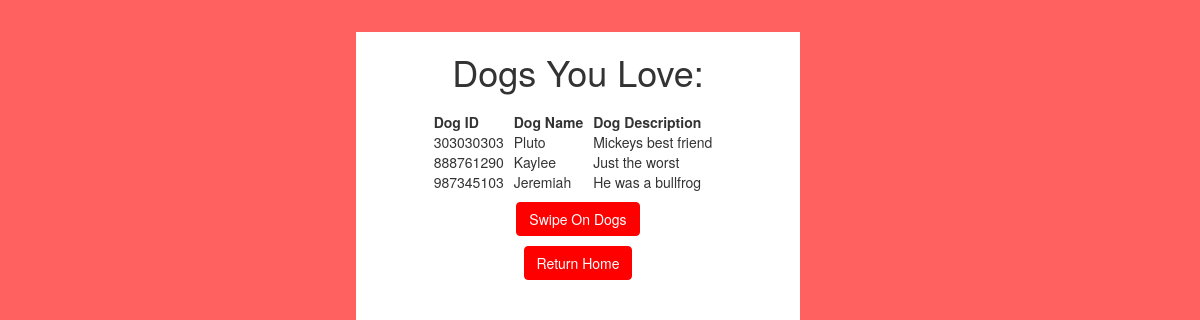
/loves.php (signed in), run on the app's committed database.
### tables this page shows
CREATE TABLE `Loves`(
  `Dog_ID` int(9) NOT NULL, 
  `LovesDog_ID_2` int(9) NOT NULL,
  `LoveKey` bigint(18) NOT NULL,
    PRIMARY KEY (LoveKey),
  INDEX `Dog_ID_key_idx` (`Dog_ID` ASC),
  INDEX `LovesDog_ID_2_key_idx` (`LovesDog_ID_2` ASC),
  CONSTRAINT `Dog_ID2_key`
    FOREIGN KEY (`Dog_ID`)
    REFERENCES Dog_Profile(Dog_ID)
    ON DELETE NO ACTION,
  CONSTRAINT `LovesDog_ID_2_key`
    FOREIGN KEY (`LovesDog_ID_2`)
    REFERENCES Dog_Profile(Dog_ID)
    ON DELETE NO ACTION);

CREATE TABLE `Dog_Profile` (
  `Phone_Number` bigint(11) NOT NULL,
  `Name` varchar(20) NOT NULL,
  `Gender` varchar(2) NOT NULL, 
  `Fixed` bit(1) NOT NULL, 
  `Description` varchar(500) DEFAULT NULL,
  `Dog_ID` int(9) NOT NULL, 
   `Username` varchar(32) NOT NULL,
  `HateCount` int(11) NOT NULL DEFAULT 0,
  `LoveCount` int(11) NOT NULL DEFAULT 0,
   PRIMARY KEY (Dog_ID),
    FOREIGN KEY (Username) REFERENCES User(Username)
);

### loves.php (the view, shortened to what this page needs)
<!DOCTYPE html>
<html>
<head>
	<link rel="stylesheet" href="https://maxcdn.bootstrapcdn.com/bootstrap/3.3.7/css/bootstrap.css">
	<link rel="stylesheet" href="overall.css">
</head>
<body>
	<div id = "cent">
	<center>
	<h1>Dogs You Love:</h1>
	<?php
        $conn = mysqli_connect(DB_HOST, DB_USER, DB_PASSWORD, DB_NAME);
			$User = $_SESSION['username'];
			$query = "SELECT Dog_ID
						FROM Dog_Profile
						WHERE Username = '$User'";
			$result = mysqli_query($conn, $query);
			while($row = mysqli_fetch_row($result)) {
				foreach($row as $cell){
					$Dog = $cell;
				}
			}
		$query = "SELECT Loves.LovesDog_ID_2, Dog_Profile.Name, Dog_Profile.Description
					FROM Loves
					INNER JOIN Dog_Profile ON Loves.LovesDog_ID_2 = Dog_Profile.Dog_ID
					WHERE Loves.Dog_ID = '$Dog'";
		$result = mysqli_query($conn, $query);
		echo '<table class = "loves_table"><tr>';
		echo "<th><b>Dog ID</b></th>";
		echo "<th style='padding-right:10px'><b>Dog Name</b></th>";
		echo "<th style='padding-right:10px'><b>Dog Description</b></th>";
		while($row = mysqli_fetch_row($result)) {
			$parameter = $row[0];
			echo "<tr class='not-first' onclick=\"location.href='objectPage.php?param=$parameter'\">";
			foreach($row as $cell){
				echo "<td style='padding-right:10px'>$cell</td>";
			}
			echo "</tr>\n";
		}
		echo "</table><p>";
	?>
	<p><a href="swipe.php" class="btn btn-primary">Swipe On Dogs</a><p>
	<p><a href="welcome.php" class="btn btn-primary">Return Home</a><p>
</center>
</div>
</body>
</html>

### overall.css (style rules this page uses)
body { background-color: #ff6060; }
#cent { position:absolute; left:38%; margin-top:2.7%; height: 90%; width: 37%; background-color: #fff; margin-left:-100px; }
.btn-primary, .btn-primary:hover, .btn-primary:active, .btn-primary:visited { background-color: #f00 !important; border-color: #f00; }
a { color: #f00; }

### data on the page
loves: LovesDog_ID_2 "303030303", LovesDog_ID_2.Name "Pluto", LovesDog_ID_2.Description "Mickeys best friend"
loves: LovesDog_ID_2 "888761290", LovesDog_ID_2.Name "Kaylee", LovesDog_ID_2.Description "Just the worst"
loves: LovesDog_ID_2 "987345103", LovesDog_ID_2.Name "Jeremiah", LovesDog_ID_2.Description "He was a bullfrog"
